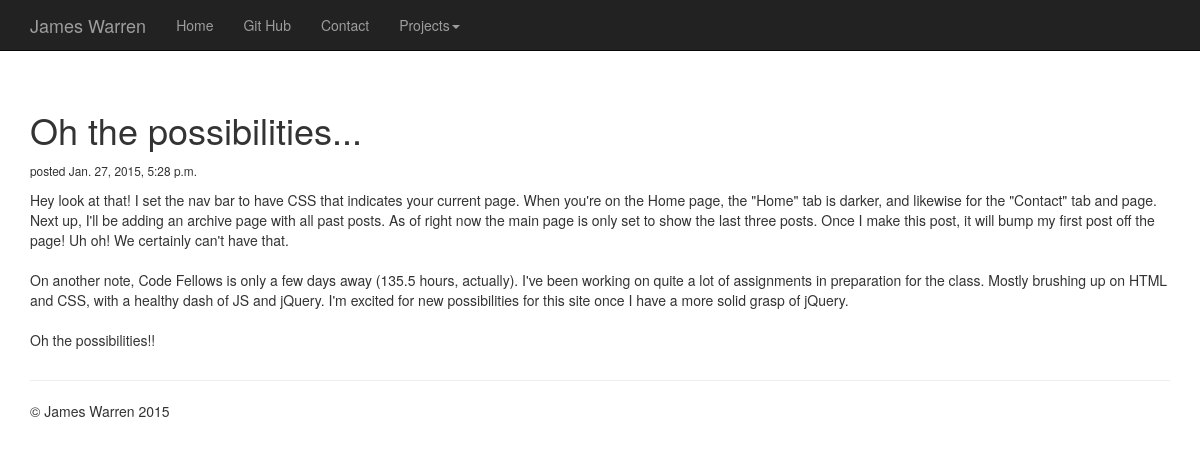
The app's page /5/ with its own data.
### blog/models.py (models this page shows, shortened)
class BlogPost(models.Model):
    class Meta:
        verbose_name_plural = "Blog Posts"
    title = models.CharField('Title', max_length=120)
    post = models.TextField('Content')
    blurb = models.TextField('Blurb')
    created = models.DateTimeField('Created', auto_now_add=True, auto_now=False)
    display = models.BooleanField('Display on Home Page?', default=False)
    heading = models.BooleanField('Display as Heading?', default=False)

### blog/views.py (the view)
# urls.py: url(r'^(?P<id>\d+)/$', views.entry, name='entry'),
def entry(request, id):
    try:
        entry_ = BlogPost.objects.get(pk=id)
    except BlogPost.DoesNotExist:
        raise Http404
    return render(request, 'entry.html', {
        'entry': entry_,
    })

### blog/templates/entry.html (shortened to what this page needs)
{% extends 'base_site.html' %}
{% block nav %}
        <div id="navbar" class="navbar-collapse collapse">
          <ul class="nav navbar-nav">
            <li><a href="/">Home</a></li>
            <li><a href="http://www.github.com/jwarren116" target="_blank">Git Hub</a></li>
            <li><a href="/contact">Contact</a></li>
            <li class="dropdown">
              <a href="#" class="dropdown-toggle" data-toggle="dropdown" role="button" aria-expanded="false">Projects<span class="caret"></span></a>
            </li>
          </ul>
        </div>
{% endblock %}
{% block content %}
    <div class="container">
      <h1>{{ entry.title }}</h1>
      <p><small>posted {{ entry.created }}</small></p>
      <p>{{ entry.post|safe }}</p>
    </div>
{% endblock %}

### blog/static/blog/css/jumbotron.css (style rules this page uses)
body { padding-top: 50px; padding-bottom: 20px; }

### records on screen
BlogPost: title "Oh the possibilities...", created "Jan. 27, 2015, 5:28 p.m.", post "Hey look at that! I set the nav bar to have CSS that indicates your current page. When you're on the Home page, the \"Home\" tab is darker, and likewise for the \"Contact\" tab and page. Next up, I'll be adding an archive page with all past posts. As of right now the main page is only set to show the last three posts. Once I make this post, it will bump my first post off the page! Uh oh! We certainly can't have that. On another note, Code Fellows is only a few days away (135.5 hours, actually). I've been working on quite a lot of assignments in preparation for the class. Mostly brushing up on HTML and CSS, with a healthy dash of JS and jQuery. I'm excited for new possibilities for this site…"
